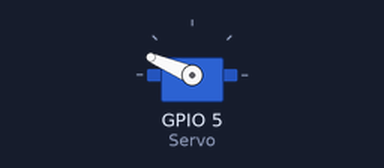
A program run on a simulated ESP32 board running MicroPython. Parts: servo. Servo angles are drawn from the pulse width (0.5 ms = 0°, 2.5 ms = 180°).

Above: at 0.05 s.
At 1.75 s:
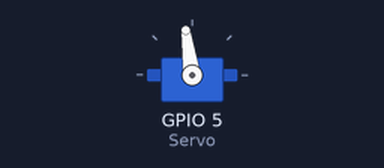
At 3.5 s:
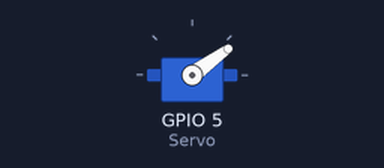
At 6.95 s:
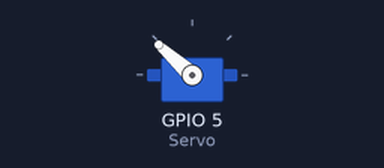
Timing chart, 0 to 9.7 s (numbered marks = the images above):
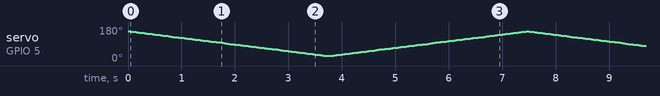

The program:

Servomotor_1.py
```python
from machine import Pin,PWM
from time import sleep
freq = 50
Servo = PWM(Pin(5), freq)
while True:
    for i in range(115,40,-1):
        Servo.duty(i)
        sleep(0.05)
    for i in range(41,115,1):
        Servo.duty(i)
        sleep(0.05)
```
